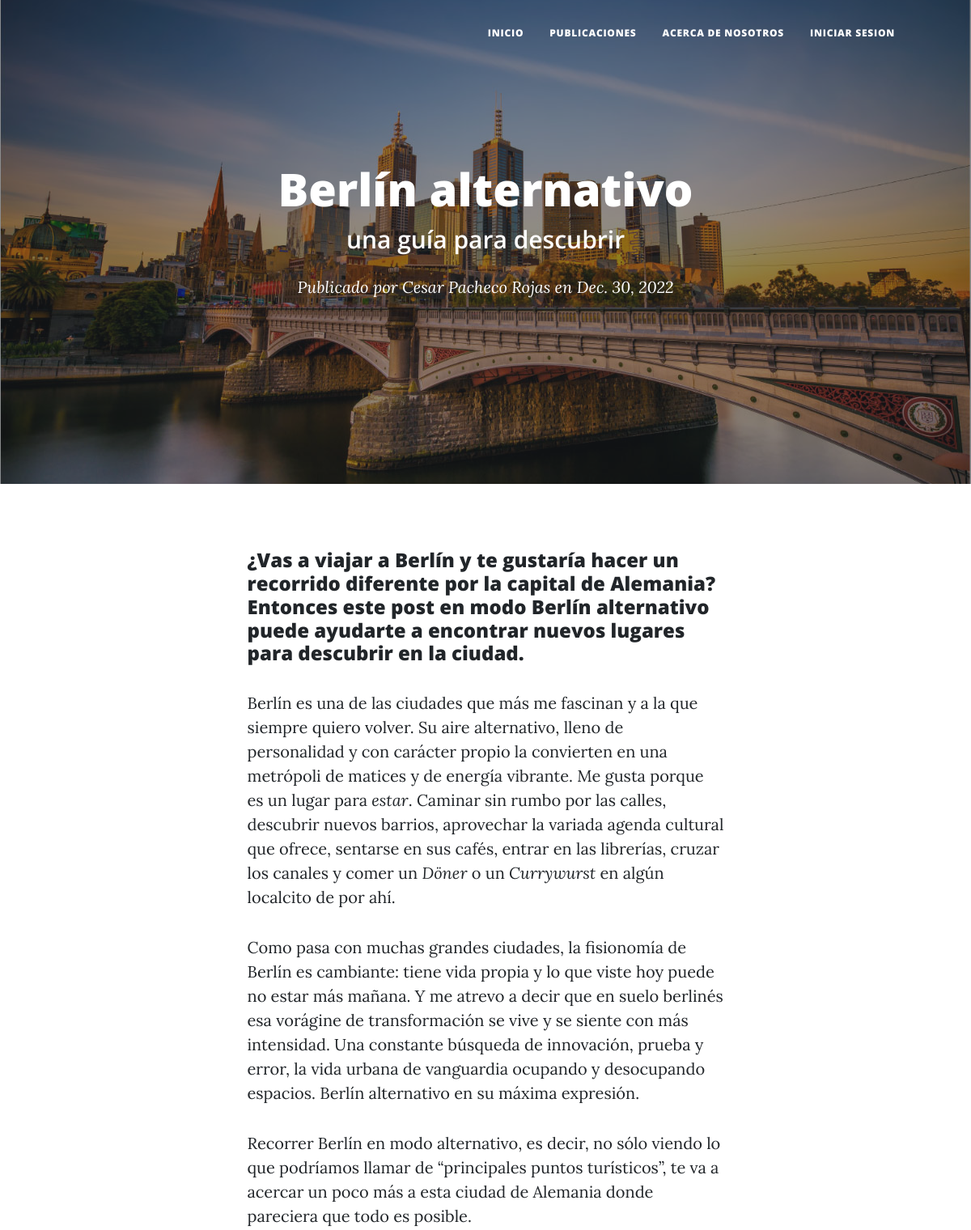
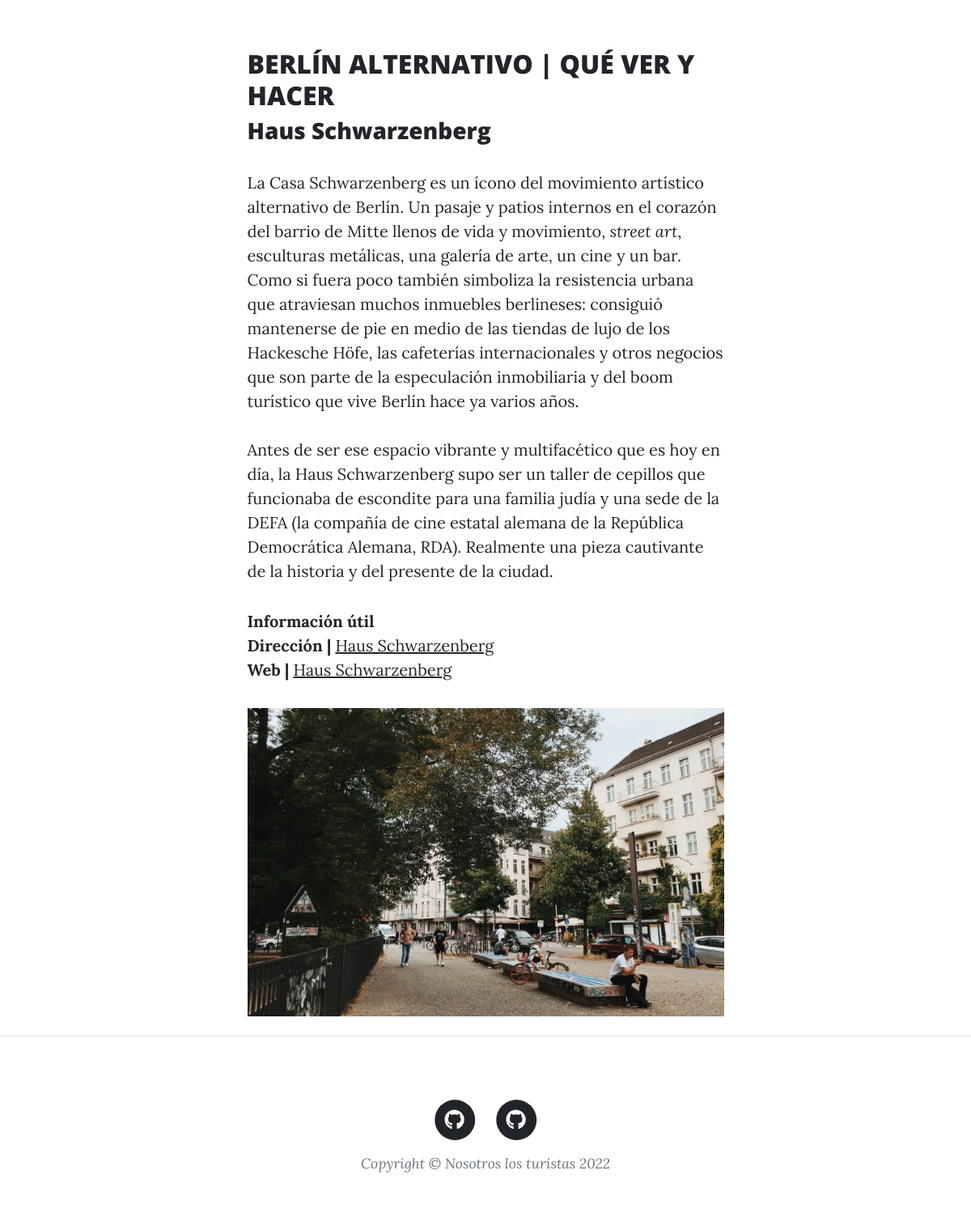
Screenshot of /post/65 with the database file from the repository (2 pictures, top to bottom).
### blog/models.py (models this page shows, shortened)
class Post(models.Model):
    titulo = models.CharField(max_length=255)
    subtitulo = models.CharField(max_length=255)
    cuerpo = RichTextUploadingField() # CKEditor Rich Text Field
    imagen = models.ImageField(upload_to='media', blank=True)
    autor = models.CharField(max_length=255)
    fecha = models.DateField()

### blog/views.py (the view)
# urls.py: path("post/<id>", post, name = "post"),
def post(request, id):
    lectura_publicacion = Post.objects.get(id = id)
    return render(request, "post.html", {"lectura_publicacion" : lectura_publicacion, "avatar": obtenerAvatar(request)})

### usuarios/views.py (called while the page is built)
def obtenerAvatar(request):
    if request.user.is_authenticated:
        lista = Perfil.objects.filter(user=request.user)
        if len(lista)!=0:
            imagen = lista[0].avatar.url
        else:
            imagen = ""
    else:
        imagen = ""
    return imagen

### blog/templates/post.html (shortened to what this page needs)
{% extends "padre.html" %}
{% load static %}
{% block encabezado %}
    <header class="masthead" style="background-image: url('../static/assets/img/melbourne.jpg')">
        <div class="container position-relative px-4 px-lg-5">
            <div class="row gx-4 gx-lg-5 justify-content-center">
                <div class="col-md-10 col-lg-8 col-xl-7">
                    <div class="post-heading">
                        <h1 style="color: white; text-align: center;">{{ lectura_publicacion.titulo }}</h1>
                        <h2 style="color: white; text-align: center;" class="subheading">{{ lectura_publicacion.subtitulo }}</h2>
                        <p class="meta" style="color: white; text-align: center;">
                            Publicado por {{ lectura_publicacion.autor }}
                            en {{ lectura_publicacion.fecha}}
                        </p>
                    </div>
                </div>
            </div>
        </div>
    </header>
{% endblock %}
{% block contenido %}
    <article class="mb-4">
        <div class="container px-4 px-lg-5">
            <div class="row gx-4 gx-lg-5 justify-content-center">
                <div class="col-md-10 col-lg-8 col-xl-7">
                    <p>{{ lectura_publicacion.cuerpo | safe }}</p>
                    {% if lectura_publicacion.imagen %}
                    <img class="img-fluid" src= "{{ lectura_publicacion.imagen.url }}" alt="..." /></a>
                    {% endif %}
                </div>
            </div>
        </div>
    </article>
{% endblock %}

### rows the page displays
Post: titulo "Berlín alternativo", subtitulo "una guía para descubrir", autor "Cesar Pacheco Rojas", fecha "Dec. 30, 2022", cuerpo "¿Vas a viajar a Berlín y te gustaría hacer un recorrido diferente por la capital de Alemania? Entonces este post en modo Berlín alternativo puede ayudarte a encontrar nuevos lugares para descubrir en la ciudad. Berlín es una de las ciudades que más me fascinan y a la que siempre quiero volver. Su aire alternativo, lleno de personalidad y con carácter propio la convierten en una metrópoli de matices y de energía vibrante. Me gusta porque es un lugar para estar . Caminar sin rumbo por las calles, descubrir nuevos barrios, aprovechar la variada agenda cultural que ofrece, sentarse en sus cafés, entrar en las librerías, cruzar los canales y comer un Döner o un Currywurst en algún localcito de…", imagen (picture)
